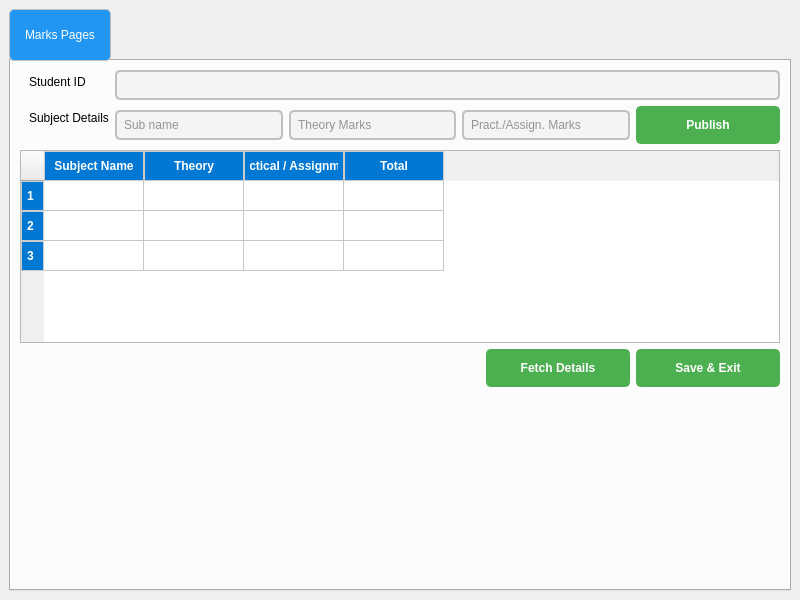
<?xml version="1.0" encoding="UTF-8"?>
<ui version="4.0">
 <class>MainWindow</class>
 <widget class="QMainWindow" name="MainWindow">
  <property name="geometry">
   <rect>
    <x>0</x>
    <y>0</y>
    <width>800</width>
    <height>600</height>
   </rect>
  </property>
  <property name="windowTitle">
   <string>MainWindow</string>
  </property>
  <widget class="QWidget" name="centralwidget">
   <layout class="QHBoxLayout" name="horizontalLayout_5">
    <item>
     <widget class="QTabWidget" name="tabWidget">
      <property name="styleSheet">
       <string notr="true">/* Styling the Tab Widget */
QTabWidget {
    background-color: #f0f0f0;
    border: 2px solid black;
    border-radius: 10px;
    padding: 5px;
}


/* Styling the Tabs */
QTabBar::tab {
    background-color: #2196F3;  /* Tab background color */
    color: white;
    border: 1px solid #c0c0c0;
    padding: 10px;
    border-radius: 5px;
    min-width: 80px;
    min-height: 30px;

	font: 14pt &quot;Segoe UI&quot;;
}

</string>
      </property>
      <property name="currentIndex">
       <number>0</number>
      </property>
      <widget class="QWidget" name="tab">
       <property name="styleSheet">
        <string notr="true"/>
       </property>
       <attribute name="title">
        <string>Marks Pages</string>
       </attribute>
       <layout class="QVBoxLayout" name="verticalLayout">
        <item>
         <layout class="QHBoxLayout" name="horizontalLayout_2">
          <property name="topMargin">
           <number>0</number>
          </property>
          <item alignment="Qt::AlignTop">
           <widget class="QFrame" name="formFrame">
            <property name="styleSheet">
             <string notr="true">*{
font: 14pt &quot;Segoe UI&quot;;

}

/* Styling the QLineEdit */
QLineEdit {
    background-color: #f4f4f4;  /* Light grey background */
    color: #333333;  /* Dark text color */
    border: 2px solid #c0c0c0;  /* Border color */
    border-radius: 5px;  /* Rounded corners */
    padding: 5px;
}

/* Focused state (when the QLineEdit is selected) */
QLineEdit:focus {
    border: 2px solid #2196F3;  /* Blue border when focused */
    background-color: #ffffff;  /* White background on focus */
}

/* Disabled state */
QLineEdit:disabled {
    background-color: #e0e0e0;  /* Grey background when disabled */
    color: #888888;  /* Light grey text when disabled */
    border: 2px solid #cccccc;  /* Light grey border */
}

/* Placeholder text style */
QLineEdit::placeholder {
    color: #888888;  /* Light grey color for placeholder text */
    font-style: italic;  /* Italicize the placeholder text */
}

/* Styling the text cursor */
QLineEdit::cursor {
    color: #2196F3;  /* Change cursor color to blue */
}
</string>
            </property>
            <layout class="QFormLayout" name="formLayout">
             <property name="topMargin">
              <number>0</number>
             </property>
             <property name="rightMargin">
              <number>0</number>
             </property>
             <property name="bottomMargin">
              <number>0</number>
             </property>
             <item row="0" column="0">
              <widget class="QLabel" name="label_14">
               <property name="text">
                <string>Student ID</string>
               </property>
              </widget>
             </item>
             <item row="0" column="1">
              <widget class="QLineEdit" name="std_id_box"/>
             </item>
             <item row="1" column="0">
              <widget class="QLabel" name="label">
               <property name="text">
                <string>Subject Details</string>
               </property>
              </widget>
             </item>
             <item row="1" column="1">
              <layout class="QHBoxLayout" name="horizontalLayout">
               <item>
                <widget class="QLineEdit" name="sub_name">
                 <property name="placeholderText">
                  <string>Sub name</string>
                 </property>
                </widget>
               </item>
               <item>
                <widget class="QLineEdit" name="sub_m1_box">
                 <property name="placeholderText">
                  <string>Theory Marks</string>
                 </property>
                </widget>
               </item>
               <item>
                <widget class="QLineEdit" name="sub_m2_box">
                 <property name="placeholderText">
                  <string>Pract./Assign. Marks</string>
                 </property>
                </widget>
               </item>
               <item>
                <widget class="QPushButton" name="sub_btn">
                 <property name="styleSheet">
                  <string notr="true">/* Styling the QPushButton */
QPushButton {
    background-color: #4CAF50;  /* Green background */
    color: white;  /* White text color */
    border: 2px solid #4CAF50;  /* Border color matches background */
    border-radius: 5px;  /* Rounded corners */
    padding: 10px 20px;  /* Vertical and horizontal padding */
    
    font: 14pt &quot;Segoe UI&quot;; /* Font size */
    min-width: 100px;  /* Minimum width for the button */
}

/* Hover effect when the mouse is over the button */
QPushButton:hover {
    background-color: #45a049;  /* Darker green background */
    border-color: #45a049;  /* Darker green border */
}

/* Pressed effect when the button is clicked */
QPushButton:pressed {
    background-color: #388e3c;  /* Even darker green */
    border-color: #388e3c;  /* Dark border */
    padding-top: 12px;  /* Slightly reduces padding to simulate a &quot;pressed&quot; effect */
    padding-left: 18px;  /* Shift the button to the left slightly */
}

/* Focused state (when the button is focused) */
QPushButton:focus {
    border: 2px solid #2196F3;  /* Blue border when focused */
    outline: none;  /* Removes the default outline */
}

/* Disabled state for the QPushButton */
QPushButton:disabled {
    background-color: #e0e0e0;  /* Light grey background */
    color: #888888;  /* Light grey text */
    border: 2px solid #cccccc;  /* Light grey border */
}

/* Styling the text of the QPushButton */
QPushButton {
    font-weight: bold;  /* Make the text bold */
}

/* Styling the QPushButton icon (if it has one) */
QPushButton::icon {
    padding-right: 10px;  /* Space between the icon and the text */
}

/* Border effect when the button is in a focus or pressed state */
QPushButton:focus, QPushButton:pressed {
    border-style: inset;
}
</string>
                 </property>
                 <property name="text">
                  <string>Publish</string>
                 </property>
                </widget>
               </item>
              </layout>
             </item>
            </layout>
           </widget>
          </item>
         </layout>
        </item>
        <item>
         <layout class="QHBoxLayout" name="horizontalLayout_4">
          <property name="topMargin">
           <number>0</number>
          </property>
          <item>
           <widget class="QTableWidget" name="sub_table">
            <property name="font">
             <font>
              <pointsize>14</pointsize>
              <bold>false</bold>
             </font>
            </property>
            <property name="styleSheet">
             <string notr="true">QHeaderView::section {
background-color: rgb(0, 120, 212);
     /* Green background for headers */
    color: white;             /* White text color */
    font-weight: bold;        /* Bold font for header text */
    text-align: center;       /* Center-align text */
	
	font: 700 14pt &quot;Segoe UI&quot;;
    border: 1px solid #ccc;   /* Light gray border around header sections */
    padding: 5px;             /* Padding inside header cells */
}
</string>
            </property>
            <row/>
            <row/>
            <row/>
            <column>
             <property name="text">
              <string>Subject Name</string>
             </property>
            </column>
            <column>
             <property name="text">
              <string>Theory</string>
             </property>
            </column>
            <column>
             <property name="text">
              <string>Practical / Assignment</string>
             </property>
            </column>
            <column>
             <property name="text">
              <string>Total</string>
             </property>
            </column>
           </widget>
          </item>
         </layout>
        </item>
        <item>
         <layout class="QHBoxLayout" name="horizontalLayout_3">
          <property name="topMargin">
           <number>0</number>
          </property>
          <item>
           <spacer name="horizontalSpacer">
            <property name="orientation">
             <enum>Qt::Horizontal</enum>
            </property>
            <property name="sizeHint" stdset="0">
             <size>
              <width>40</width>
              <height>20</height>
             </size>
            </property>
           </spacer>
          </item>
          <item>
           <widget class="QPushButton" name="fetch_btn">
            <property name="styleSheet">
             <string notr="true">/* Styling the QPushButton */
QPushButton {
    background-color: #4CAF50;  /* Green background */
    color: white;  /* White text color */
    border: 2px solid #4CAF50;  /* Border color matches background */
    border-radius: 5px;  /* Rounded corners */
    padding: 10px 20px;  /* Vertical and horizontal padding */
    
    font: 14pt &quot;Segoe UI&quot;; /* Font size */
    min-width: 100px;  /* Minimum width for the button */
}

/* Hover effect when the mouse is over the button */
QPushButton:hover {
    background-color: #45a049;  /* Darker green background */
    border-color: #45a049;  /* Darker green border */
}

/* Pressed effect when the button is clicked */
QPushButton:pressed {
    background-color: #388e3c;  /* Even darker green */
    border-color: #388e3c;  /* Dark border */
    padding-top: 12px;  /* Slightly reduces padding to simulate a &quot;pressed&quot; effect */
    padding-left: 18px;  /* Shift the button to the left slightly */
}

/* Focused state (when the button is focused) */
QPushButton:focus {
    border: 2px solid #2196F3;  /* Blue border when focused */
    outline: none;  /* Removes the default outline */
}

/* Disabled state for the QPushButton */
QPushButton:disabled {
    background-color: #e0e0e0;  /* Light grey background */
    color: #888888;  /* Light grey text */
    border: 2px solid #cccccc;  /* Light grey border */
}

/* Styling the text of the QPushButton */
QPushButton {
    font-weight: bold;  /* Make the text bold */
}

/* Styling the QPushButton icon (if it has one) */
QPushButton::icon {
    padding-right: 10px;  /* Space between the icon and the text */
}

/* Border effect when the button is in a focus or pressed state */
QPushButton:focus, QPushButton:pressed {
    border-style: inset;
}
</string>
            </property>
            <property name="text">
             <string>Fetch Details</string>
            </property>
           </widget>
          </item>
          <item>
           <widget class="QPushButton" name="save_btn">
            <property name="styleSheet">
             <string notr="true">/* Styling the QPushButton */
QPushButton {
    background-color: #4CAF50;  /* Green background */
    color: white;  /* White text color */
    border: 2px solid #4CAF50;  /* Border color matches background */
    border-radius: 5px;  /* Rounded corners */
    padding: 10px 20px;  /* Vertical and horizontal padding */
    
    font: 14pt &quot;Segoe UI&quot;; /* Font size */
    min-width: 100px;  /* Minimum width for the button */
}

/* Hover effect when the mouse is over the button */
QPushButton:hover {
    background-color: #45a049;  /* Darker green background */
    border-color: #45a049;  /* Darker green border */
}

/* Pressed effect when the button is clicked */
QPushButton:pressed {
    background-color: #388e3c;  /* Even darker green */
    border-color: #388e3c;  /* Dark border */
    padding-top: 12px;  /* Slightly reduces padding to simulate a &quot;pressed&quot; effect */
    padding-left: 18px;  /* Shift the button to the left slightly */
}

/* Focused state (when the button is focused) */
QPushButton:focus {
    border: 2px solid #2196F3;  /* Blue border when focused */
    outline: none;  /* Removes the default outline */
}

/* Disabled state for the QPushButton */
QPushButton:disabled {
    background-color: #e0e0e0;  /* Light grey background */
    color: #888888;  /* Light grey text */
    border: 2px solid #cccccc;  /* Light grey border */
}

/* Styling the text of the QPushButton */
QPushButton {
    font-weight: bold;  /* Make the text bold */
}

/* Styling the QPushButton icon (if it has one) */
QPushButton::icon {
    padding-right: 10px;  /* Space between the icon and the text */
}

/* Border effect when the button is in a focus or pressed state */
QPushButton:focus, QPushButton:pressed {
    border-style: inset;
}
</string>
            </property>
            <property name="text">
             <string>Save &amp;&amp; Exit</string>
            </property>
           </widget>
          </item>
         </layout>
        </item>
        <item>
         <spacer name="verticalSpacer">
          <property name="orientation">
           <enum>Qt::Vertical</enum>
          </property>
          <property name="sizeHint" stdset="0">
           <size>
            <width>20</width>
            <height>40</height>
           </size>
          </property>
         </spacer>
        </item>
       </layout>
      </widget>
     </widget>
    </item>
   </layout>
  </widget>
 </widget>
 <resources/>
 <connections/>
</ui>
